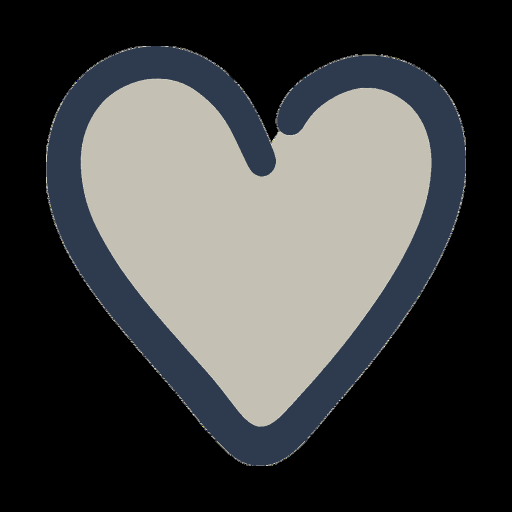
#> input picture 04-editable-project/masters/01-heart.png, 1024 x 1024 px (shown at 1/2 size)
$ python -i vectorize.py   (imports and definitions only)
#> lines starting #> are read from the running program, lines starting #| are printed output that depends on the picture
from dataclasses import dataclass

import numpy as np
from PIL import Image
from skimage.measure import approximate_polygon, find_contours, label, regionprops

from frame_motions.common import BLUE, INK, PAPER, TAUPE


PALETTE = (BLUE[:3], TAUPE[:3], PAPER[:3], INK[:3])


@dataclass(frozen=True)
class VectorGroup:
    color: tuple[int, int, int]
    opacity: float
    paths: tuple[tuple[tuple[float, float], ...], ...]


def _signed_area(points: np.ndarray) -> float:
    x = points[:, 0]
    y = points[:, 1]
    return float((x @ np.roll(y, 1) - y @ np.roll(x, 1)) / 2)


def _paths_for_mask(
    mask: np.ndarray,
    *,
    tolerance: float,
    minimum_area: float,
    offset: tuple[int, int] = (0, 0),
) -> tuple[tuple[tuple[float, float], ...], ...]:
    padded = np.pad(mask.astype(np.uint8), 1)
    paths = []
    for contour in find_contours(padded, 0.5):
        contour = contour - 1
        simplified = approximate_polygon(contour, tolerance=tolerance)
        if len(simplified) > 1 and np.allclose(simplified[0], simplified[-1]):
            simplified = simplified[:-1]
        if len(simplified) < 3:
            continue
        xy = np.column_stack((simplified[:, 1], simplified[:, 0]))
        if abs(_signed_area(xy)) < minimum_area:
            continue
        xy += np.asarray(offset)
        paths.append(
            tuple((round(float(x), 2), round(float(y), 2)) for x, y in xy)
        )
    return tuple(paths)


def vectorize_frame(
    image: Image.Image,
    *,
    tolerance: float = 2.0,
    minimum_area: float = 3.0,
    alpha_threshold: int = 32,
) -> tuple[VectorGroup, ...]:
    if image.mode != "RGBA" or image.size != (512, 512):
        raise ValueError(f"expected RGBA 512x512, found {image.mode} {image.size}")
    pixels = np.asarray(image)
    visible = pixels[:, :, 3] >= alpha_threshold
    if not visible.any():
        return ()
    colors = pixels[:, :, :3].astype(np.int32)
    palette = np.asarray(PALETTE, dtype=np.int32)
    distance = np.sum((colors[:, :, None, :] - palette[None, None, :, :]) ** 2, axis=3)
    nearest = np.argmin(distance, axis=2)
    grouped_paths = {}
    for index, color in enumerate(PALETTE):
        color_mask = visible & (nearest == index)
        components = label(color_mask, connectivity=2)
        for region in regionprops(components):
            if region.area < minimum_area:
                continue
            min_y, min_x, max_y, max_x = region.bbox
            component = region.image
            paths = _paths_for_mask(
                component,
                tolerance=tolerance,
                minimum_area=minimum_area,
                offset=(min_x, min_y),
            )
            if not paths:
                continue
            alpha = pixels[min_y:max_y, min_x:max_x, 3][component]
            opacity = min(100.0, round(float(np.quantile(alpha, 0.75)) / 255 * 20) * 5)
            grouped_paths.setdefault((color, opacity), []).extend(paths)
    return tuple(
        VectorGroup(color, opacity, tuple(paths))
        for (color, opacity), paths in grouped_paths.items()
    )

>>> import cv2
>>> picture = cv2.imread('../masters/01-heart.png', cv2.IMREAD_GRAYSCALE)
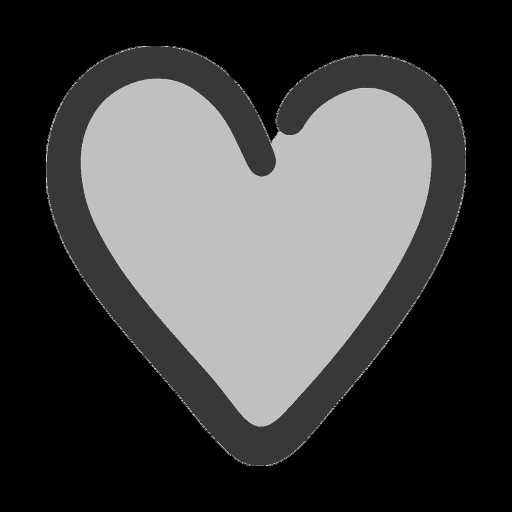
#> picture: shape (1024, 1024) (shown at 1/2 size); min 0, max 255, mean 66.8
>>> result = vectorize_frame(picture)
#> (the run stopped early here; a loop or call above may not have finished)

$ run again, on 04-editable-project/masters/02-heart-double.png
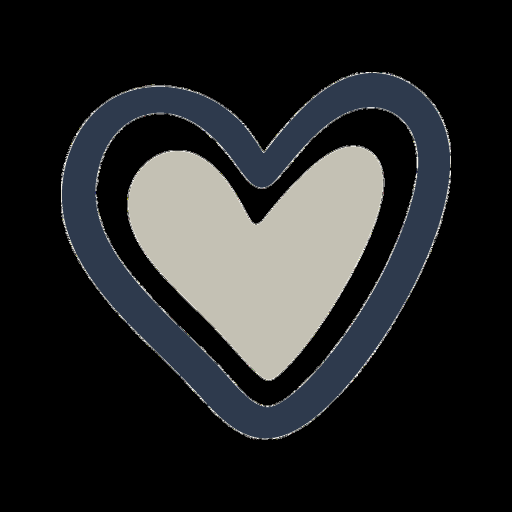
#> input picture 04-editable-project/masters/02-heart-double.png, 1024 x 1024 px (shown at 1/2 size)
#> `picture = cv2.imread('../masters/01-heart.png', cv2.IMREAD_GRAYSCALE)`:
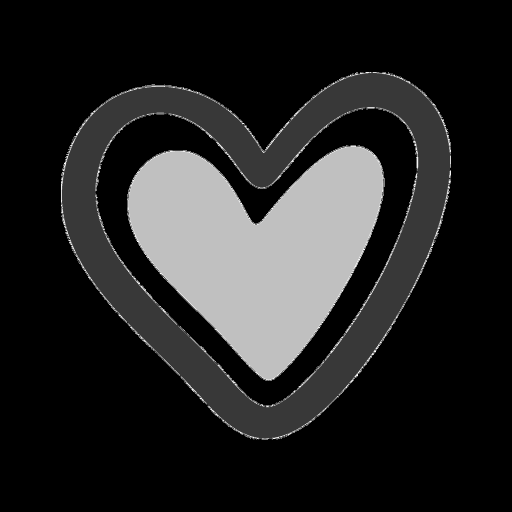
#> picture: shape (1024, 1024) (shown at 1/2 size); min 0, max 255, mean 36.4

$ run again, on 04-editable-project/masters/03-heart-open.png
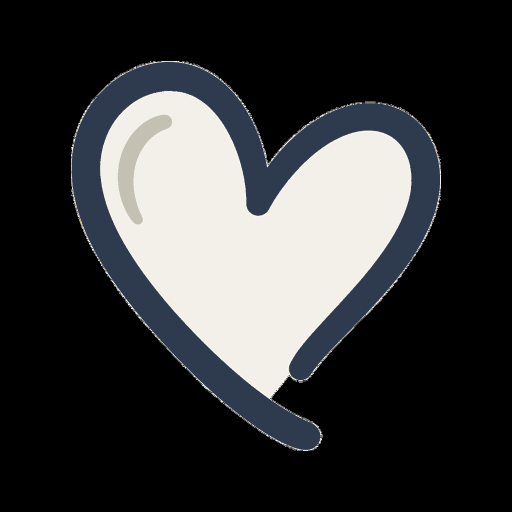
#> input picture 04-editable-project/masters/03-heart-open.png, 1024 x 1024 px (shown at 1/2 size)
#> `picture = cv2.imread('../masters/01-heart.png', cv2.IMREAD_GRAYSCALE)`:
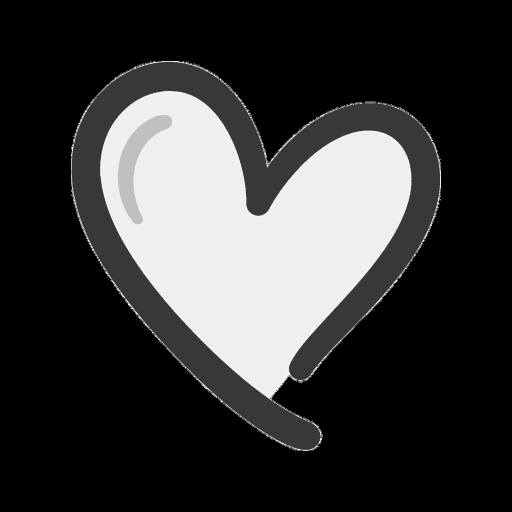
#> picture: shape (1024, 1024) (shown at 1/2 size); min 0, max 255, mean 56.6

$ run again, on 04-editable-project/masters/04-star.png
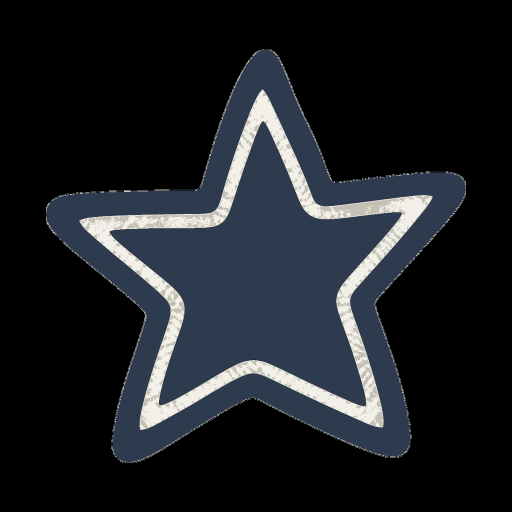
#> input picture 04-editable-project/masters/04-star.png, 1024 x 1024 px (shown at 1/2 size)
#> `picture = cv2.imread('../masters/01-heart.png', cv2.IMREAD_GRAYSCALE)`:
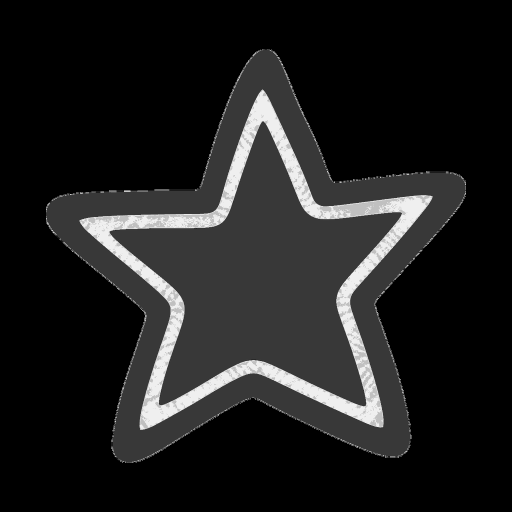
#> picture: shape (1024, 1024) (shown at 1/2 size); min 0, max 255, mean 29.9
